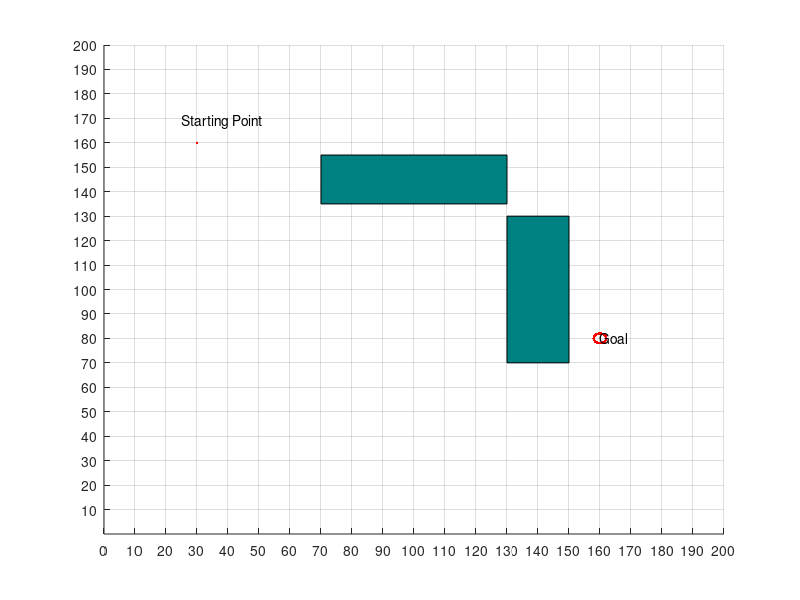

Write the MATLAB code that produced this figure. (Note: this script raises an error after producing the figure.)
function []=rrt_run

    function[] = rect(x,y,l,b)
      hold on
      rectangle('Position',[x,y,l,b],'FaceColor',[0 0.5 0.5])
    end

    function circle(x,y,r)
        ang=0:0.01:2*pi; 
        xp=r*cos(ang);
        yp=r*sin(ang);
        plot(x+xp,y+yp, '.r');
    end

figure;
axis([0,200,0,200])
set(gca, 'XTick', 0:10:200)
set(gca, 'YTick', 10:10:200)
grid ON
hold on
rect(130,70,20,60);
rect(70,135,60,20);

p_start = [30;160];
p_goal = [160;80];

rob.x = 30;
rob.y = 160;

param.obstacles =[130,70,20,60; 70,135,60,20;];
param.threshold = 2;
param.maxNodes = 800;
param.step_size = 5; 
param.neighbourhood = 5;
param.random_seed = 40;

plot(rob.x,rob.y,'.r')
text(rob.x-5, rob.y+9, 'Starting Point');
% plot(p_goal(1), p_goal(2), '.r')
circle(p_goal(1), p_goal(2), 2)
text(p_goal(1), p_goal(2), 'Goal');

result = PlanPathRRTstar(param, p_start, p_goal)   
end